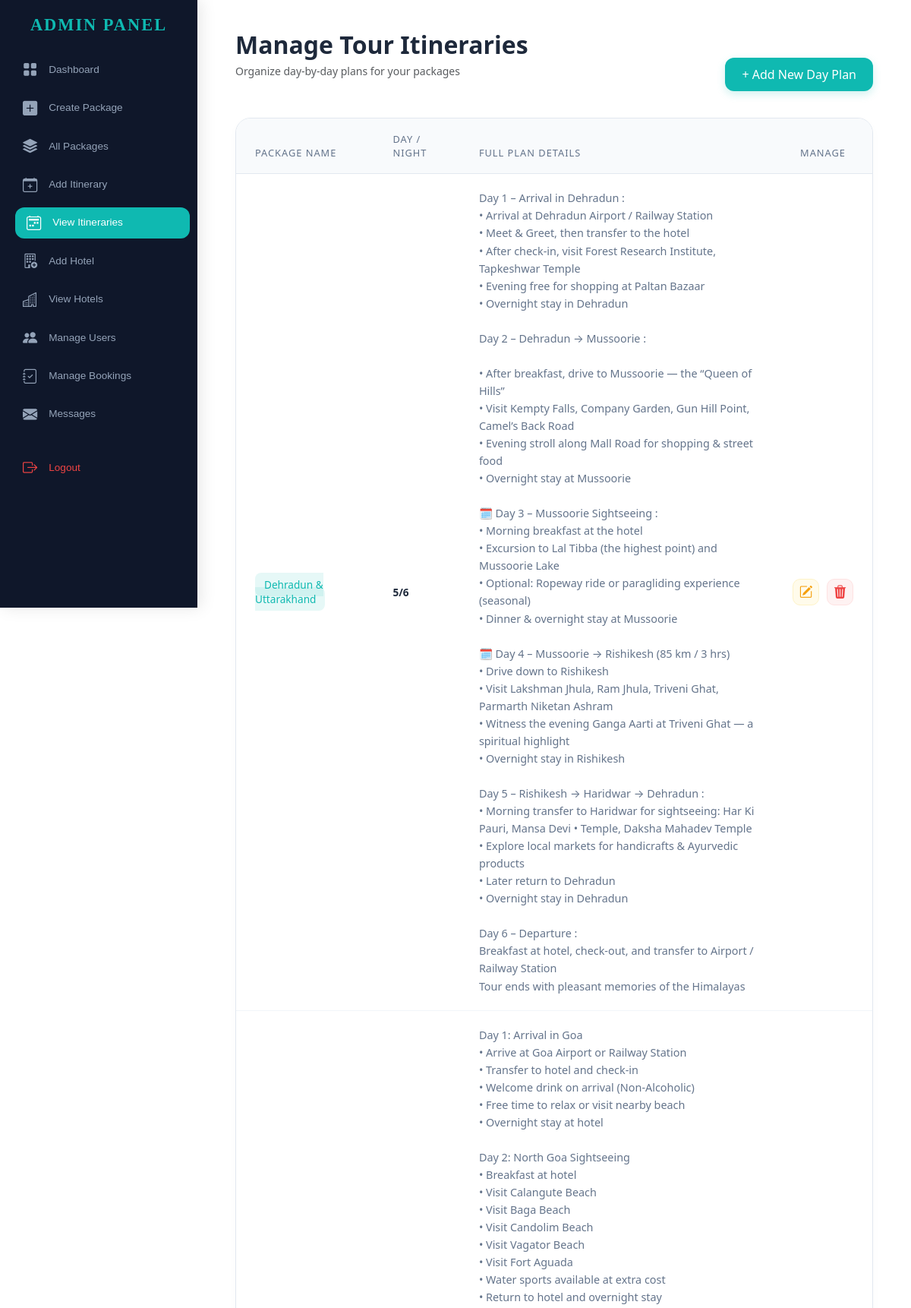
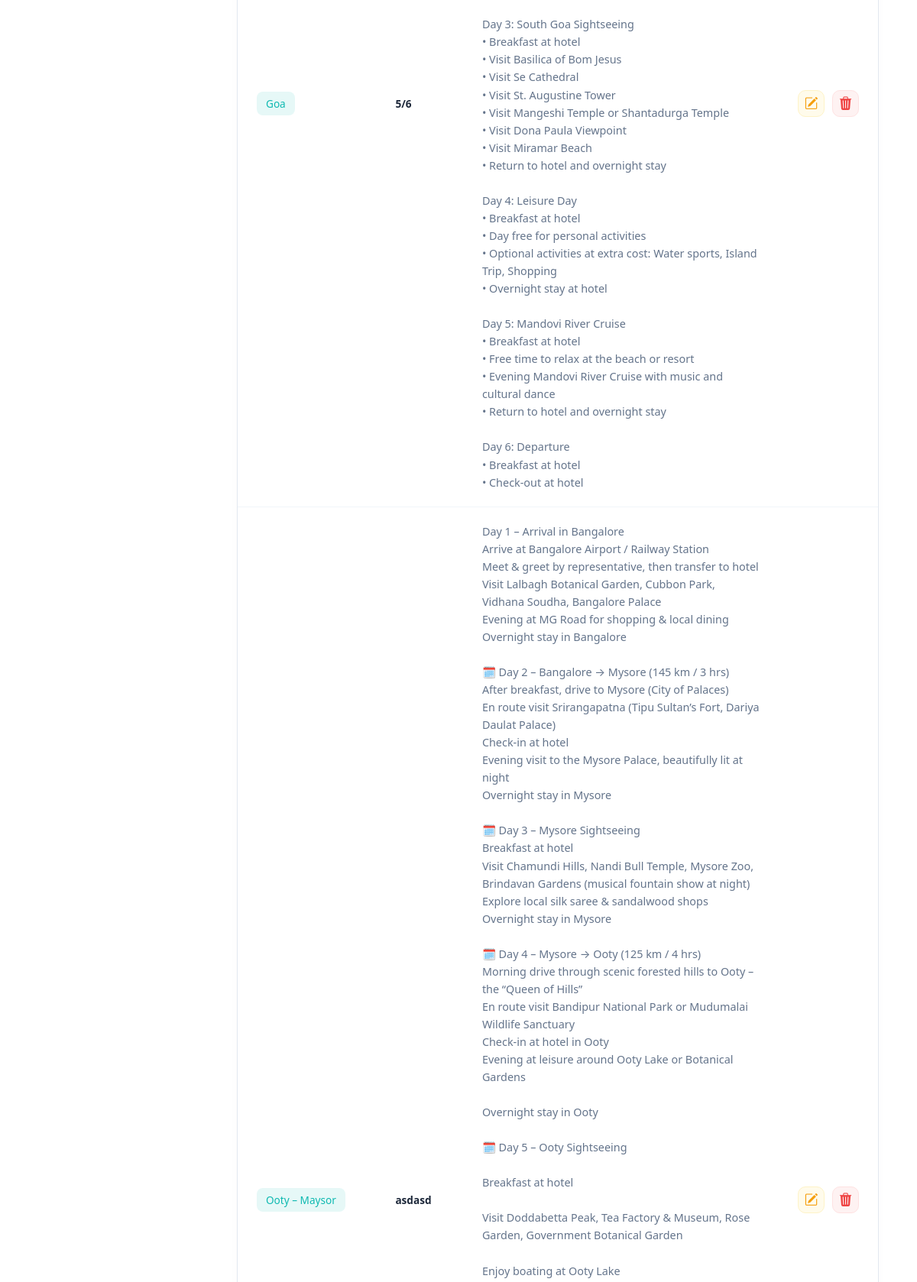
/admin/view_itinerary.php (signed in, upper part), run on the app's committed database (2 pictures, top to bottom).
### tables this page shows
CREATE TABLE `itineraries` (
  `id` int(11) NOT NULL,
  `package_id` int(11) NOT NULL,
  `day_or_night` varchar(50) NOT NULL,
  `plan` text NOT NULL
);

CREATE TABLE packages (
  id INT AUTO_INCREMENT PRIMARY KEY,
  title VARCHAR(255) NOT NULL,
  duration VARCHAR(100) NOT NULL,
  price DECIMAL(10,2) NOT NULL,
  type VARCHAR(50), 
  description TEXT,
  image VARCHAR(255)
);

### admin/view_itinerary.php (the view, shortened to what this page needs)
<?php
include("../db.php");
$itineraries = mysqli_query($conn, "
    SELECT i.id, p.title AS package_title, i.day_or_night, i.plan, i.package_id
    FROM itineraries i
    JOIN packages p ON i.package_id = p.id
    ORDER BY i.package_id, i.id ASC
");
?>
<html>
<head>
    <link href="../bootstrap-5.3.7-dist/css/bootstrap.min.css" rel="stylesheet">
    <link href="https://cdn.jsdelivr.net/npm/bootstrap-icons@1.10.5/font/bootstrap-icons.css" rel="stylesheet">
</head>
<body>
<div class="sidebar">
  <h4>Admin Panel</h4>
  <a href="dashboard.php" class="<?= (basename($_SERVER['PHP_SELF']) == 'dashboard.php') ? 'active' : '' ?>"><i class="bi bi-grid-fill"></i> Dashboard</a>
  <a href="create-package.php" class="<?= (basename($_SERVER['PHP_SELF']) == 'create-package.php') ? 'active' : '' ?>"><i class="bi bi-plus-square-fill"></i> Create Package</a>
  <a href="view_packages.php" class="<?= (in_array(basename($_SERVER['PHP_SELF']), ['view_packages.php', 'edit_package.php'])) ? 'active' : '' ?>"><i class="bi bi-stack"></i> All Packages</a>
  <a href="add_itinerary.php" class="<?= (basename($_SERVER['PHP_SELF']) == 'add_itinerary.php') ? 'active' : '' ?>"><i class="bi bi-calendar-plus"></i> Add Itinerary</a>
  <a href="view_itinerary.php" class="<?= (in_array(basename($_SERVER['PHP_SELF']), ['view_itinerary.php', 'edit_itinerary.php'])) ? 'active' : '' ?>"><i class="bi bi-calendar2-week"></i> View Itineraries</a>
  <a href="add_hotel.php" class="<?= (basename($_SERVER['PHP_SELF']) == 'add_hotel.php') ? 'active' : '' ?>"><i class="bi bi-building-add"></i> Add Hotel</a>
  <a href="view_hotel.php" class="<?= (in_array(basename($_SERVER['PHP_SELF']), ['view_hotel.php', 'edit_hotel.php'])) ? 'active' : '' ?>"><i class="bi bi-buildings"></i> View Hotels</a>
  <a href="manage-user.php" class="<?= (basename($_SERVER['PHP_SELF']) == 'manage-user.php') ? 'active' : '' ?>"><i class="bi bi-people-fill"></i> Manage Users</a>
  <a href="manage-booking.php" class="<?= (basename($_SERVER['PHP_SELF']) == 'manage-booking.php') ? 'active' : '' ?>"><i class="bi bi-journal-check"></i> Manage Bookings</a>
  <a href="view-contact.php" class="<?= (basename($_SERVER['PHP_SELF']) == 'view-contact.php') ? 'active' : '' ?>"><i class="bi bi-envelope-fill"></i> Messages</a>
  <a href="logout.php" class="logout"><i class="bi bi-box-arrow-right"></i> Logout</a>
</div>
<div class="main">
    <div class="top-bar">
        <div>
            <h2 class="page-title">Manage Tour Itineraries</h2>
            <p class="text-muted small">Organize day-by-day plans for your packages</p>
        </div>
        <a href="add_itinerary.php" class="btn-create">+ Add New Day Plan</a>
    </div>
    <div class="table-container">
        <table class="table">
            <thead>
                <tr>
                    <th>Package Name</th>
                    <th>Day / Night</th>
                    <th>Full Plan Details</th>
                    <th class="text-center">Manage</th>
                </tr>
            </thead>
            <tbody>
                <?php while($row = mysqli_fetch_assoc($itineraries)) { ?>
                    <tr>
                        <td><span class="package-badge"><?= htmlspecialchars($row['package_title']) ?></span></td>
                        <td><span class="day-text"><?= htmlspecialchars($row['day_or_night']) ?></span></td>
                        <td><div class="plan-text"><?= nl2br(htmlspecialchars($row['plan'])) ?></div></td>
                        <td>
                            <div class="action-btns justify-content-center">
                                <a href="edit_itinerary.php?id=<?= $row['id'] ?>&pid=<?= $row['package_id'] ?>"
                                   class="btn-action btn-edit" title="Edit Plan">
                                    <i class="bi bi-pencil-square"></i>
                                </a>
                                <a href="view_itinerary.php?delete_id=<?= $row['id'] ?>"
                                   onclick="return confirm('Delete this itinerary day?');"
                                   class="btn-action btn-delete" title="Delete Plan">
                                    <i class="bi bi-trash3-fill"></i>
                                </a>
                            </div>
                        </td>
                    </tr>
                <?php } ?>
            </tbody>
        </table>
    </div>
</div>
</body>
</html>

### admin/view_itinerary.php (style rules this page uses)
.sidebar { height: 100vh; width: 260px; position: fixed; top: 0; left: 0; background: #0F172A; padding: 20px 15px; color: white; box-shadow: 4px 0 20px rgba(0,0,0,0.1); z-index: 1000; overflow-y: auto; }
.sidebar h4 { font-weight: 700; margin-bottom: 25px; text-align: center; text-transform: uppercase; letter-spacing: 2px; color: #0fb9b1; font-size: 1.4rem; font-family: 'Outfit'; }
.sidebar a { font-family: 'Outfit', sans-serif; display: flex; align-items: center; padding: 10px 15px; margin-bottom: 10px; color: #94a3b8; border-radius: 12px; text-decoration: none; transition: all 0.3s ease; font-weight: 500; font-size: 0.85rem; }
.sidebar a i { margin-right: 15px; font-size: 1.2rem; }
.sidebar a:hover, .sidebar a.active { background: rgba(255, 255, 255, 0.05); color: white; transform: translateX(5px); }
.sidebar a.active { background: #0fb9b1; color: white; }
.sidebar a.logout { margin-top: 30px; color: #ef4444; }
.main { margin-left: 260px; padding: 40px 50px; }
.page-title { font-weight: 700; color: #1e293b; margin-bottom: 5px; }
.top-bar { display: flex; justify-content: space-between; align-items: flex-end; margin-bottom: 35px; }
.table-container { background: white; border-radius: 20px; overflow: hidden; border: 1px solid #e2e8f0; box-shadow: 0 4px 15px rgba(0,0,0,0.02); }
.table { margin-bottom: 0; }
.table thead th { background: #f8fafc; color: #64748b; font-weight: 500; font-size: 0.8rem; text-transform: uppercase; letter-spacing: 1px; padding: 18px 25px; border-bottom: 1px solid #e2e8f0; }
.table tbody td { padding: 20px 25px; color: #1e293b; font-size: 0.85rem; vertical-align: middle; border-bottom: 1px solid #f1f5f9; }
.package-badge { background: rgba(15, 185, 177, 0.1); color: #0fb9b1; padding: 6px 12px; border-radius: 8px; font-weight: 500; font-size: 0.85rem; }
.day-text { font-weight: 700; color: #1e293b; }
.plan-text { color: #64748b; font-size: 0.9rem; line-height: 1.6; }
.action-btns { display: flex; gap: 10px; }
.btn-action { width: 35px; height: 35px; display: flex; align-items: center; justify-content: center; border-radius: 10px; text-decoration: none; transition: all 0.3s ease; font-size: 1.1rem; }
.btn-edit { background: #fffbeb; color: #f59e0b; border: 1px solid #fef3c7; }
.btn-delete { background: #fef2f2; color: #ef4444; border: 1px solid #fee2e2; }
.btn-create { background: #0fb9b1; color: white; border: none; padding: 10px 22px; border-radius: 12px; font-weight: 500; box-shadow: 0 4px 12px rgba(15, 185, 177, 0.2); text-decoration: none; }

### data on the page
itineraries: package.title "Dehradun & Uttarakhand", day_or_night "5/6", plan "Day 1 – Arrival in Dehradun : • Arrival at Dehradun Airport / Railway Station • Meet & Greet, then transfer to the hotel • After check-in, visit Forest Research Institute, Tapkeshwar Temple • Evening free for shopping at Paltan Bazaar • Overnight stay in Dehradun Day 2 – Dehradun → Mussoorie : • After breakfast, drive to Mussoorie — the “Queen of Hills” • Visit Kempty Falls, Company Garden, Gun Hill Point, Camel’s Back Road • Evening stroll along Mall Road for shopping & street food • Overnight stay at Mussoorie 🗓 Day 3 – Mussoorie Sightseeing : • Morning breakfast at the hotel • Excursion to Lal Tibba (the highest point) and Mussoorie Lake • Optional: Ropeway ride or paragliding experience…"
itineraries: package.title "Goa", day_or_night "5/6", plan "Day 1: Arrival in Goa • Arrive at Goa Airport or Railway Station • Transfer to hotel and check-in • Welcome drink on arrival (Non-Alcoholic) • Free time to relax or visit nearby beach • Overnight stay at hotel Day 2: North Goa Sightseeing • Breakfast at hotel • Visit Calangute Beach • Visit Baga Beach • Visit Candolim Beach • Visit Vagator Beach • Visit Fort Aguada • Water sports available at extra cost • Return to hotel and overnight stay Day 3: South Goa Sightseeing • Breakfast at hotel • Visit Basilica of Bom Jesus • Visit Se Cathedral • Visit St. Augustine Tower • Visit Mangeshi Temple or Shantadurga Temple • Visit Dona Paula Viewpoint • Visit Miramar Beach • Return to hotel and…"
itineraries: package.title "Ooty – Maysor", day_or_night "asdasd", plan "Day 1 – Arrival in Bangalore Arrive at Bangalore Airport / Railway Station Meet & greet by representative, then transfer to hotel Visit Lalbagh Botanical Garden, Cubbon Park, Vidhana Soudha, Bangalore Palace Evening at MG Road for shopping & local dining Overnight stay in Bangalore 🗓 Day 2 – Bangalore → Mysore (145 km / 3 hrs) After breakfast, drive to Mysore (City of Palaces) En route visit Srirangapatna (Tipu Sultan’s Fort, Dariya Daulat Palace) Check-in at hotel Evening visit to the Mysore Palace, beautifully lit at night Overnight stay in Mysore 🗓 Day 3 – Mysore Sightseeing Breakfast at hotel Visit Chamundi Hills, Nandi Bull Temple, Mysore Zoo, Brindavan Gardens (musical fountain show…"
